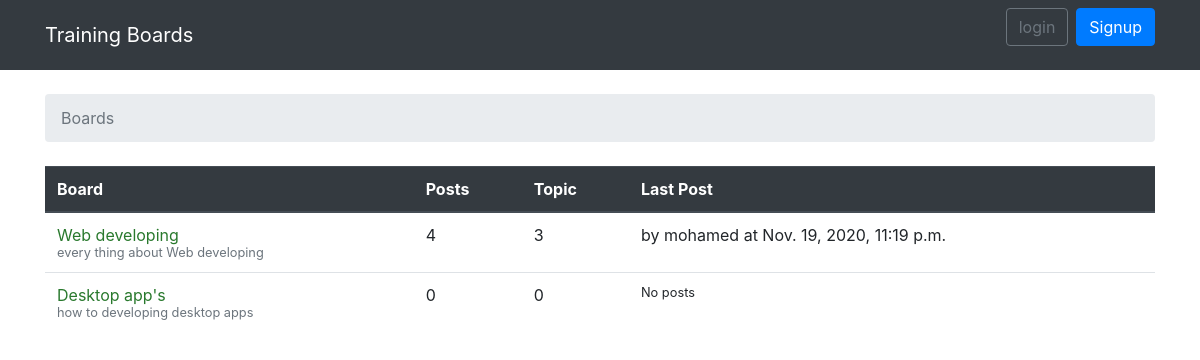
The page / on the database its author committed.
### boards/models.py (models this page shows, shortened)
class Board(models.Model):
    name = models.CharField(unique=True, max_length=50)
    description = models.CharField(max_length=150)
    def get_post_count(self):
        return Post.objects.filter(topic__board=self).count()
    def get_last_post(self):
        return  Post.objects.filter(topic__board=self).order_by('-created_dt').first()

class Post(models.Model):
    message = models.TextField(max_length = 4000)
    topic = models.ForeignKey(Topic, related_name= 'posts', on_delete=models.CASCADE)
    created_by = models.ForeignKey(User, related_name= 'posts', on_delete=models.CASCADE)
    created_dt = models.DateTimeField(auto_now_add=True)
    updated_by = models.ForeignKey(User, null=True, related_name='+', on_delete=models.CASCADE)
    updated_dt = models.DateTimeField(null=True)

### boards/views.py (the view)
# urls.py: path('',views.BoardListView.as_view(),name='home'),
class BoardListView(ListView):
    model = Board
    context_object_name = 'boards'
    template_name = 'home.html'

### templates/home.html (shortened to what this page needs)
{% extends 'base.html' %}
{% block  breadcrumb %}
<li class="breadcrumb-item active"> Boards </li>
{% endblock breadcrumb %}
{% block content %}
            <table class="table">
                   <thead class="thead-dark">
                        <tr>
                           <th>Board</th>
                           <th>Posts</th>
                           <th>Topic</th>
                           <th>Last Post</th>
                        </tr>
                   </thead>
                   <tbody>
                       {% for board in boards%}
                           <tr>
                             <td><a style="color: #29792d;" href="{%url 'board_topics' board.pk %}"> {{board.name}}</a>
                             <small class="text-muted d-block">{{board.description}}</small>
                             </td>
                             <td>{{board.get_post_count}}</td>
                             <td>{{board.topics.count}}</td>
                             <td>
                                {% with post=board.get_last_post%}
                                  {%if post%}
                                   by {{post.created_by.username}} at {{post.created_dt}}
                                  {%else%}
                                     <small> No posts </small>
                                  {%endif%}
                                {%endwith%}
                             </td>
                           </tr>
                        {% endfor %}
                  </tbody>
            </table>
            {% endblock content %}

### rows shown on the page
Board: name "Web developing", description "every thing about Web developing", get_post_count "4", topics.count "3", get_last_post.created_by.username "mohamed", get_last_post.created_dt "Nov. 19, 2020, 11:19 p.m."
Board: name "Desktop app's", description "how to developing desktop apps", get_post_count "0", topics.count "0", shows "No posts"
